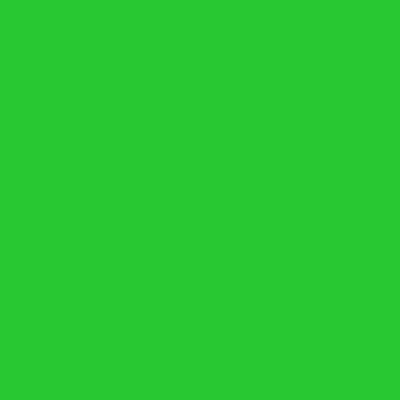
Frame 1 (no input)
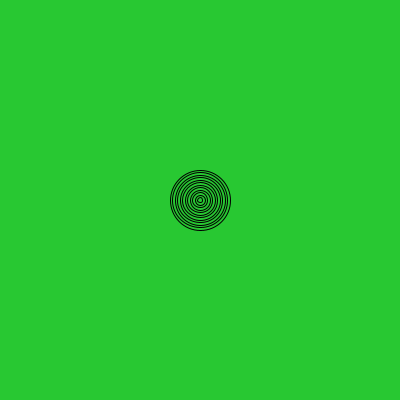
Frame 60 (the mouse pressed at the canvas centre just before this capture)
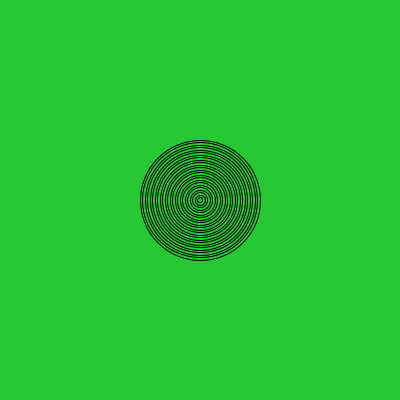
Frame 120 (the mouse held since frame 60 and released just before this capture)

The Processing sketch that drew these frames (run headless with seeded random() and noise(); from frame 60 on, the mouse is pressed at the canvas centre):

// Processing sketch: processing_56910
// ── processing_56910.pde

int diam=10;
void setup() {
  size(400,400);
  background(40,200,50);
  noFill();
  stroke(0);
}

void draw() {
  diam=frameCount;
  if (diam<width && diam%5==0) {
    //background(40,200,50);
    ellipse(width/2, height/2, diam, diam);
  }
}
